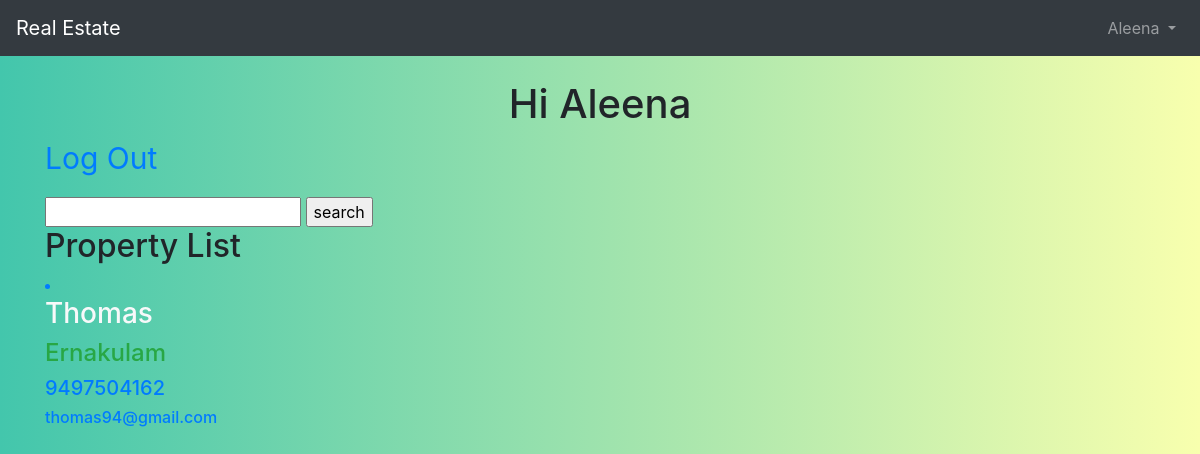
Before: / (signed in) with the older database file.
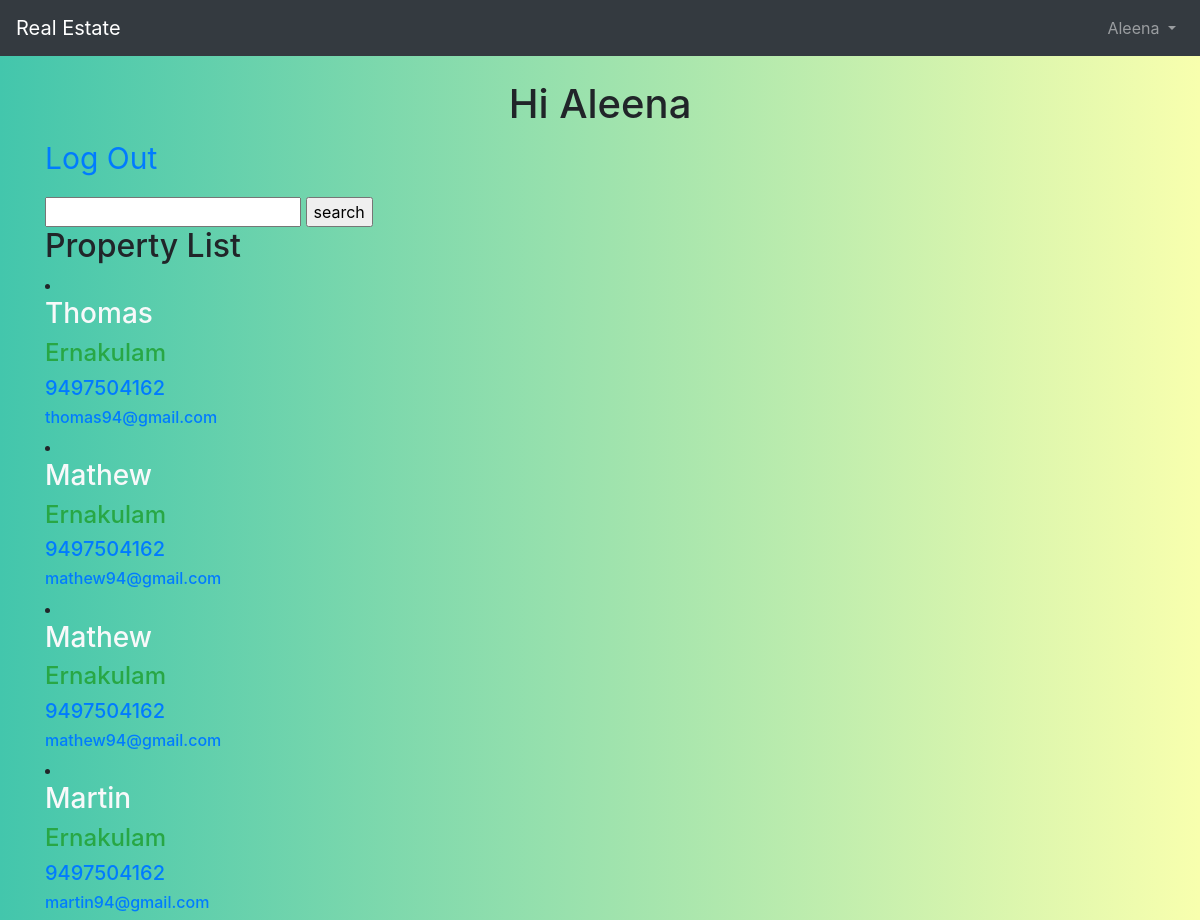
After: the same page with the newer database file.
### users/models.py (models this page shows)
class CustomUser(AbstractUser):
	TYPE = [
			('seller'),
			('buyer'),
		]
	age = models.PositiveIntegerField(null=True, blank=True)

### realtors/models.py (models this page shows, shortened)
class Realtor(models.Model):
	bedroom_choices = {
  				'1':1,
  				'2':2,
  				'3':3,
  				'4':4,
  				'5':5,
   					}
	price_choices = {
  				'100000':'$100,000',
  				'200000':'$200,000',
  				'300000':'$300,000',
  				'400000':'$400,000',
					}
	District_choices = {
        		'TVM' : 'Thiruvananthapuram',
        		'ALP' :	'Alappuzha',
        		'KTM' :	'Kottayam',
        		'IDK' :	'Idukki',
        		'ERKLM'	:'Ernakulam,'
       				}
	class Meta:
		verbose_name = 'Realtor'
	owner_name = models.CharField(max_length=200)
	photo = models.ImageField(upload_to='photos/%Y/%m/%d/')
	description = models.TextField(blank=True)
	phone = models.CharField(max_length=20)
	email = models.CharField(max_length=50)
	district = models.TextField(blank =True)

### realtors/views.py (the view)
# urls.py: path('',PropertyListView.as_view(),name = 'home'),
class PropertyListView(ListView):
	model = Realtor
	template_name ='home.html'

### templates/home.html (shortened to what this page needs)
{% extends 'base.html' %}
{% load static %}
{% block body %}
  {% if user.is_authenticated %}
  <h1 class="text-center"> Hi {{ user.username }}</h1>
    <div class>
  <p><a href="{% url 'logout' %}">Log Out</a></p>
  </div>
 <form action= "{% url 'search' %}"  method="get">
  <input type ="text" name ="q">
<input type ="submit" value ="search">
</form>
  <h2>Property List</h2>
  {% for element in object_list %}
  <a href="{% url 'detail' element.id %}">
  <li class="lisit-inline-item">
     <h3 class="text-light">{{ element.owner_name}}</h3>
     <h4 class="text-success">{{ element.district }}</h4>
     <h5>{{ element.phone }}</h5>
     <h6>{{ element.email }}</h6>
     {% endfor %}
  {% else %}
  <p>You are not logged in</p>
  <a href="{% url 'login' %}">Log In</a>
  <a href="{% url 'signup' %}">Sign Up</a>
{% endif %}
{% endblock body %}

### templates/base.html (shortened to what this page needs)
{% load static %}
<!DOCTYPE html>
<html lang="en">
  <head>
    <link rel="stylesheet" href="{% static 'css/base.css' %}">
    <link href="https://stackpath.bootstrapcdn.com/bootstrap/4.3.1/css/bootstrap.min.css" rel="stylesheet">
  </head>
  <body>
    <nav class="navbar navbar-expand-md navbar-dark bg-dark mb-4">
      <a class="navbar-brand" href="{% url 'home' %}">Real Estate </a>
      <div class="collapse navbar-collapse" id="navbarCollapse">
        {% if user.is_authenticated %}
          <ul class="navbar-nav ml-auto">
            <li class="nav-item">
              <a class="nav-link dropdown-toggle" href="#" id="userMenu"\\
              data-toggle="dropdown" aria-haspopup="true" aria-expanded\\
              ="false">
                {{ user.username }}
              </a>
            </li>
          </ul>
        {% endif %}
      </div>
    </nav>
    <div class="container">
      {% block body %}
      {% endblock body %}
    </div>
  </body>
</html>

### static/css/base.css (style rules this page uses)
body { background: linear-gradient(to right, #43c6ac, #f8ffae); height: 100%; margin: 0; background-repeat: no-repeat; background-attachment: fixed; }
p { color: white; font-size: 30px; }

Changed rows visible on the page:
added Realtor: owner_name "Mathew", district "Ernakulam", phone "9497504162", email "mathew94@gmail.com"
added Realtor: owner_name "Mathew", district "Ernakulam", phone "9497504162", email "mathew94@gmail.com"
added Realtor: owner_name "Martin", district "Ernakulam", phone "9497504162", email "martin94@gmail.com"
